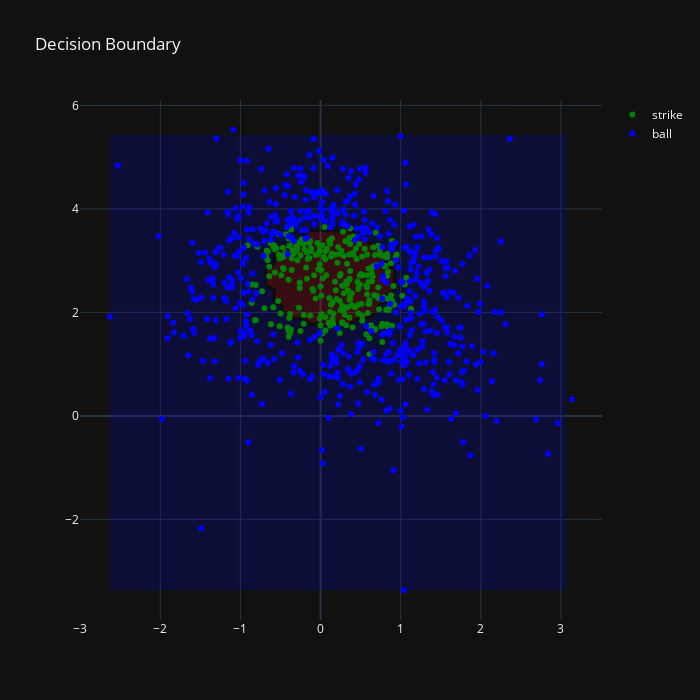

Write notebook code for a chart like this one.
### Markdown cell above
Hmmm, about 90% accurate. Seems pretty good. There are some other things I want to look at to evaluate this score. For example, I can imagine that the decision boundary for the model is going to have lots of "curves" to the plot. In the rule book, it would be established as a rectangle, but I doubt the model would represent that, since it is working on the basis of the calls made by umpires, not the rulebook. Lets take a look.

### Code cell
import importlib
import utils
importlib.reload(utils)

fig = utils.PlotDecisionBoundary(model, Xtrain[features], ytrain, label_map = onehot_map.keys())
fig.show()

### Figure 1 — Plotly figure (JSON) as saved in the notebook; plotly's stock layout.template omitted (floating-point values rounded to 4 significant figures; data arrays with more than 128 entries replaced by an {"elided": "..."} marker saying what was removed)
{"data": [{"marker": {"color": "green"}, "mode": "markers", "name": "strike", "type": "scatter", "x": {"elided": "266 float values"}, "y": {"elided": "266 float values"}}, {"marker": {"color": "blue"}, "mode": "markers", "name": "ball", "type": "scatter", "x": {"elided": "536 float values"}, "y": {"elided": "536 float values"}}, {"colorscale": [[1, "green"], [0, "blue"]], "hoverinfo": "skip", "line": {"width": 3}, "ncontours": 2, "opacity": 0.25, "showlegend": false, "showscale": false, "type": "contour", "x": [-2.63, -2.53, -2.43, -2.33, -2.23, -2.13, -2.03, -1.93, -1.83, -1.73, -1.63, -1.53, -1.43, -1.33, -1.23, -1.13, -1.03, -0.93, -0.83, -0.73, -0.63, -0.53, -0.43, -0.33, -0.23, -0.13, -0.03, 0.07, 0.17, 0.27, 0.37, 0.47, 0.57, 0.67, 0.77, 0.87, 0.97, 1.07, 1.17, 1.27, 1.37, 1.47, 1.57, 1.67, 1.77, 1.87, 1.97, 2.07, 2.17, 2.27, 2.37, 2.47, 2.57, 2.67, 2.77, 2.87, 2.97, 3.07], "y": [-3.37, -3.27, -3.17, -3.07, -2.97, -2.87, -2.77, -2.67, -2.57, -2.47, -2.37, -2.27, -2.17, -2.07, -1.97, -1.87, -1.77, -1.67, -1.57, -1.47, -1.37, -1.27, -1.17, -1.07, -0.97, -0.87, -0.77, -0.67, -0.57, -0.47, -0.37, -0.27, -0.17, -0.07, 0.03, 0.13, 0.23, 0.33, 0.43, 0.53, 0.63, 0.73, 0.83, 0.93, 1.03, 1.13, 1.23, 1.33, 1.43, 1.53, 1.63, 1.73, 1.83, 1.93, 2.03, 2.13, 2.23, 2.33, 2.43, 2.53, 2.63, 2.73, 2.83, 2.93, 3.03, 3.13, 3.23, 3.33, 3.43, 3.53, 3.63, 3.73, 3.83, 3.93, 4.03, 4.13, 4.23, 4.33, 4.43, 4.53, 4.63, 4.73, 4.83, 4.93, 5.03, 5.13, 5.23, 5.33, 5.43], "z": {"elided": "89x58 int values"}}], "layout": {"height": 700, "title": {"text": "Decision Boundary"}, "width": 700}}
